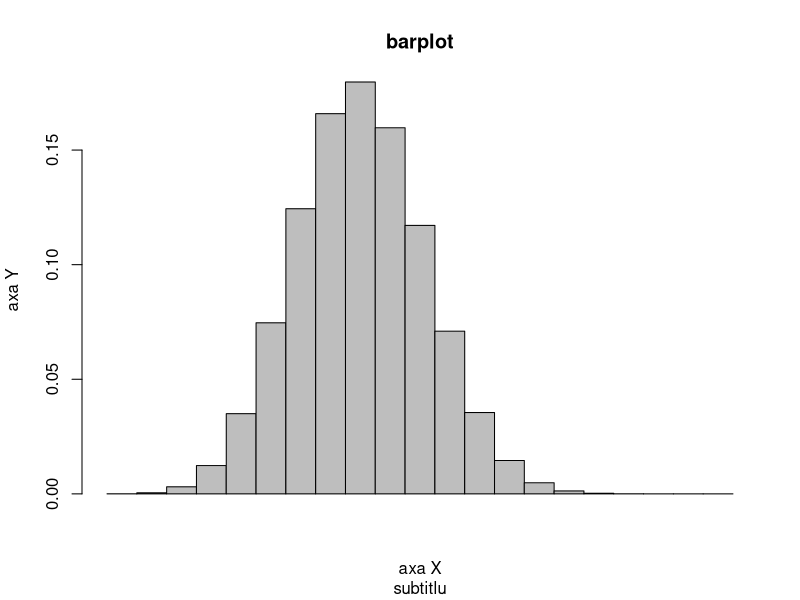

This chart was generated by the following R code:
varu=function(n,p)
{
  x=seq(0,n)
  y=dbinom(x,n,p)
  barplot(y,space=0,main='barplot',sub='subtitlu',xlab='axa X',ylab='axa Y')
}

varu(20,0.4)